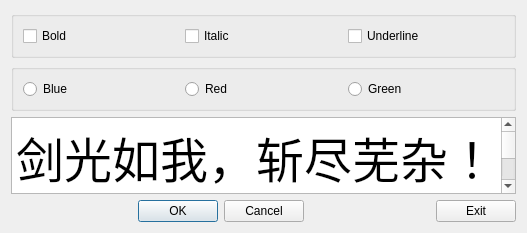
<?xml version="1.0" encoding="UTF-8"?>
<ui version="4.0">
 <class>T02_Dialog</class>
 <widget class="QDialog" name="T02_Dialog">
  <property name="geometry">
   <rect>
    <x>0</x>
    <y>0</y>
    <width>527</width>
    <height>233</height>
   </rect>
  </property>
  <property name="windowTitle">
   <string>T02_Dialog</string>
  </property>
  <layout class="QVBoxLayout" name="verticalLayout">
   <item>
    <widget class="QGroupBox" name="groupBox_1">
     <property name="title">
      <string/>
     </property>
     <layout class="QHBoxLayout" name="horizontalLayout">
      <item>
       <widget class="QCheckBox" name="checkBox_Bold">
        <property name="text">
         <string>Bold</string>
        </property>
       </widget>
      </item>
      <item>
       <widget class="QCheckBox" name="checkBox_Italic">
        <property name="text">
         <string>Italic</string>
        </property>
       </widget>
      </item>
      <item>
       <widget class="QCheckBox" name="checkBox_Underline">
        <property name="text">
         <string>Underline</string>
        </property>
       </widget>
      </item>
     </layout>
    </widget>
   </item>
   <item>
    <widget class="QGroupBox" name="groupBox_2">
     <property name="title">
      <string/>
     </property>
     <layout class="QHBoxLayout" name="horizontalLayout_2">
      <item>
       <widget class="QRadioButton" name="radioButton_Blue">
        <property name="text">
         <string>Blue</string>
        </property>
       </widget>
      </item>
      <item>
       <widget class="QRadioButton" name="radioButton_Red">
        <property name="text">
         <string>Red</string>
        </property>
       </widget>
      </item>
      <item>
       <widget class="QRadioButton" name="radioButton_Green">
        <property name="text">
         <string>Green</string>
        </property>
       </widget>
      </item>
     </layout>
    </widget>
   </item>
   <item>
    <widget class="QPlainTextEdit" name="plainTextEdit">
     <property name="font">
      <font>
       <family>楷体</family>
       <pointsize>36</pointsize>
      </font>
     </property>
     <property name="plainText">
      <string>剑光如我，斩尽芜杂！</string>
     </property>
    </widget>
   </item>
   <item>
    <layout class="QHBoxLayout" name="horizontalLayout_3">
     <item>
      <spacer name="horizontalSpacer_2">
       <property name="orientation">
        <enum>Qt::Horizontal</enum>
       </property>
       <property name="sizeHint" stdset="0">
        <size>
         <width>40</width>
         <height>20</height>
        </size>
       </property>
      </spacer>
     </item>
     <item>
      <widget class="QPushButton" name="pushButton_OK">
       <property name="text">
        <string>OK</string>
       </property>
      </widget>
     </item>
     <item>
      <widget class="QPushButton" name="pushButton_Cancel">
       <property name="text">
        <string>Cancel</string>
       </property>
      </widget>
     </item>
     <item>
      <spacer name="horizontalSpacer">
       <property name="orientation">
        <enum>Qt::Horizontal</enum>
       </property>
       <property name="sizeHint" stdset="0">
        <size>
         <width>40</width>
         <height>20</height>
        </size>
       </property>
      </spacer>
     </item>
     <item>
      <widget class="QPushButton" name="pushButton_Exit">
       <property name="text">
        <string>Exit</string>
       </property>
      </widget>
     </item>
    </layout>
   </item>
  </layout>
 </widget>
 <resources/>
 <connections>
  <connection>
   <sender>pushButton_OK</sender>
   <signal>clicked()</signal>
   <receiver>T02_Dialog</receiver>
   <slot>accept()</slot>
   <hints>
    <hint type="sourcelabel">
     <x>182</x>
     <y>211</y>
    </hint>
    <hint type="destinationlabel">
     <x>263</x>
     <y>116</y>
    </hint>
   </hints>
  </connection>
  <connection>
   <sender>pushButton_Exit</sender>
   <signal>clicked()</signal>
   <receiver>T02_Dialog</receiver>
   <slot>close()</slot>
   <hints>
    <hint type="sourcelabel">
     <x>479</x>
     <y>211</y>
    </hint>
    <hint type="destinationlabel">
     <x>263</x>
     <y>116</y>
    </hint>
   </hints>
  </connection>
  <connection>
   <sender>pushButton_Cancel</sender>
   <signal>clicked()</signal>
   <receiver>T02_Dialog</receiver>
   <slot>reject()</slot>
   <hints>
    <hint type="sourcelabel">
     <x>263</x>
     <y>211</y>
    </hint>
    <hint type="destinationlabel">
     <x>263</x>
     <y>116</y>
    </hint>
   </hints>
  </connection>
 </connections>
</ui>
